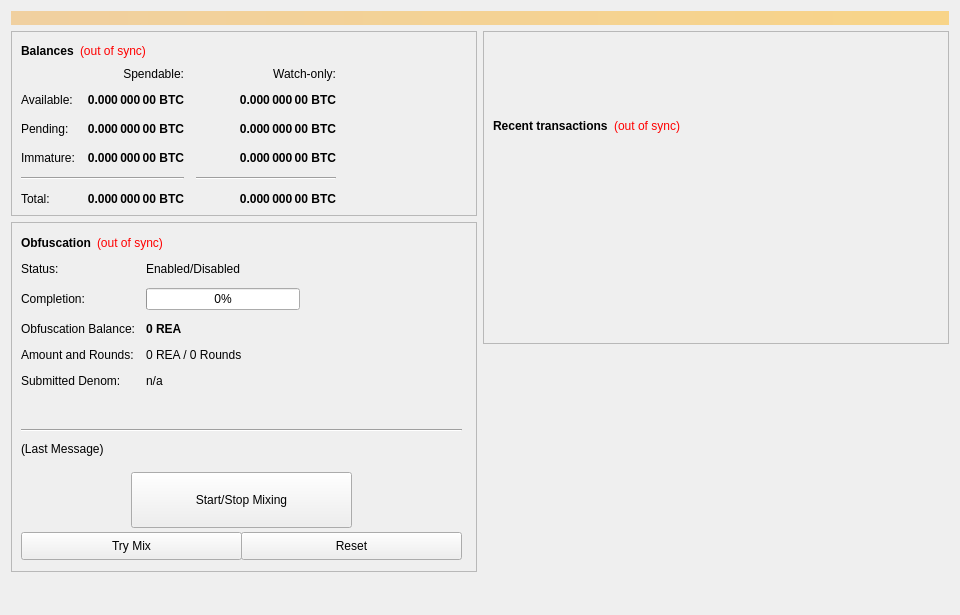
<?xml version="1.0" encoding="UTF-8"?>
<ui version="4.0">
 <class>OverviewPage</class>
 <widget class="QWidget" name="OverviewPage">
  <property name="geometry">
   <rect>
    <x>0</x>
    <y>0</y>
    <width>960</width>
    <height>615</height>
   </rect>
  </property>
  <property name="minimumSize">
   <size>
    <width>960</width>
    <height>0</height>
   </size>
  </property>
  <property name="windowTitle">
   <string>Form</string>
  </property>
  <layout class="QVBoxLayout" name="topLayout">
   <item>
    <widget class="QLabel" name="labelAlerts">
     <property name="visible">
      <bool>false</bool>
     </property>
     <property name="styleSheet">
      <string notr="true">background-color: qlineargradient(x1: 0, y1: 0, x2: 1, y2: 0, stop:0 #F0D0A0, stop:1 #F8D488); color:#000000;</string>
     </property>
     <property name="wordWrap">
      <bool>true</bool>
     </property>
     <property name="margin">
      <number>3</number>
     </property>
    </widget>
   </item>
   <item>
    <layout class="QHBoxLayout" name="horizontalLayout" stretch="1,1">
     <item>
      <layout class="QVBoxLayout" name="verticalLayout_2">
       <item>
        <widget class="QFrame" name="frame">
         <property name="frameShape">
          <enum>QFrame::StyledPanel</enum>
         </property>
         <property name="frameShadow">
          <enum>QFrame::Raised</enum>
         </property>
         <layout class="QVBoxLayout" name="verticalLayout_4">
          <item>
           <layout class="QHBoxLayout" name="horizontalLayout_4">
            <item>
             <widget class="QLabel" name="label_5">
              <property name="font">
               <font>
                <weight>75</weight>
                <bold>true</bold>
               </font>
              </property>
              <property name="text">
               <string>Balances</string>
              </property>
             </widget>
            </item>
            <item>
             <widget class="QLabel" name="labelWalletStatus">
              <property name="cursor">
               <cursorShape>WhatsThisCursor</cursorShape>
              </property>
              <property name="toolTip">
               <string>The displayed information may be out of date. Your wallet automatically synchronizes with the REA network after a connection is established, but this process has not completed yet.</string>
              </property>
              <property name="styleSheet">
               <string notr="true">QLabel { color: red; }</string>
              </property>
              <property name="text">
               <string notr="true">(out of sync)</string>
              </property>
              <property name="alignment">
               <set>Qt::AlignLeading|Qt::AlignLeft|Qt::AlignVCenter</set>
              </property>
             </widget>
            </item>
            <item>
             <spacer name="horizontalSpacer_3">
              <property name="orientation">
               <enum>Qt::Horizontal</enum>
              </property>
              <property name="sizeHint" stdset="0">
               <size>
                <width>40</width>
                <height>20</height>
               </size>
              </property>
             </spacer>
            </item>
           </layout>
          </item>
          <item>
           <layout class="QGridLayout" name="gridLayout">
            <property name="spacing">
             <number>12</number>
            </property>
            <item row="2" column="2">
             <widget class="QLabel" name="labelWatchPending">
              <property name="font">
               <font>
                <weight>75</weight>
                <bold>true</bold>
               </font>
              </property>
              <property name="cursor">
               <cursorShape>IBeamCursor</cursorShape>
              </property>
              <property name="toolTip">
               <string>Unconfirmed transactions to watch-only addresses</string>
              </property>
              <property name="text">
               <string notr="true">0.000 000 00 BTC</string>
              </property>
              <property name="alignment">
               <set>Qt::AlignRight|Qt::AlignTrailing|Qt::AlignVCenter</set>
              </property>
              <property name="textInteractionFlags">
               <set>Qt::LinksAccessibleByMouse|Qt::TextSelectableByKeyboard|Qt::TextSelectableByMouse</set>
              </property>
             </widget>
            </item>
            <item row="2" column="1">
             <widget class="QLabel" name="labelUnconfirmed">
              <property name="font">
               <font>
                <weight>75</weight>
                <bold>true</bold>
               </font>
              </property>
              <property name="cursor">
               <cursorShape>IBeamCursor</cursorShape>
              </property>
              <property name="toolTip">
               <string>Total of transactions that have yet to be confirmed, and do not yet count toward the spendable balance</string>
              </property>
              <property name="text">
               <string notr="true">0.000 000 00 BTC</string>
              </property>
              <property name="alignment">
               <set>Qt::AlignRight|Qt::AlignTrailing|Qt::AlignVCenter</set>
              </property>
              <property name="textInteractionFlags">
               <set>Qt::LinksAccessibleByMouse|Qt::TextSelectableByKeyboard|Qt::TextSelectableByMouse</set>
              </property>
             </widget>
            </item>
            <item row="3" column="2">
             <widget class="QLabel" name="labelWatchImmature">
              <property name="font">
               <font>
                <weight>75</weight>
                <bold>true</bold>
               </font>
              </property>
              <property name="cursor">
               <cursorShape>IBeamCursor</cursorShape>
              </property>
              <property name="toolTip">
               <string>Staked or masternode rewards in watch-only addresses that has not yet matured</string>
              </property>
              <property name="text">
               <string notr="true">0.000 000 00 BTC</string>
              </property>
              <property name="alignment">
               <set>Qt::AlignRight|Qt::AlignTrailing|Qt::AlignVCenter</set>
              </property>
              <property name="textInteractionFlags">
               <set>Qt::LinksAccessibleByMouse|Qt::TextSelectableByKeyboard|Qt::TextSelectableByMouse</set>
              </property>
             </widget>
            </item>
            <item row="4" column="0" colspan="2">
             <widget class="Line" name="lineSpendableBalance">
              <property name="orientation">
               <enum>Qt::Horizontal</enum>
              </property>
             </widget>
            </item>
            <item row="4" column="2">
             <widget class="Line" name="lineWatchBalance">
              <property name="sizePolicy">
               <sizepolicy hsizetype="Preferred" vsizetype="Fixed">
                <horstretch>0</horstretch>
                <verstretch>0</verstretch>
               </sizepolicy>
              </property>
              <property name="minimumSize">
               <size>
                <width>140</width>
                <height>0</height>
               </size>
              </property>
              <property name="orientation">
               <enum>Qt::Horizontal</enum>
              </property>
             </widget>
            </item>
            <item row="5" column="0">
             <widget class="QLabel" name="labelTotalText">
              <property name="text">
               <string>Total:</string>
              </property>
             </widget>
            </item>
            <item row="3" column="1">
             <widget class="QLabel" name="labelImmature">
              <property name="font">
               <font>
                <weight>75</weight>
                <bold>true</bold>
               </font>
              </property>
              <property name="cursor">
               <cursorShape>IBeamCursor</cursorShape>
              </property>
              <property name="toolTip">
               <string>Staked or masternode rewards that has not yet matured</string>
              </property>
              <property name="text">
               <string notr="true">0.000 000 00 BTC</string>
              </property>
              <property name="alignment">
               <set>Qt::AlignRight|Qt::AlignTrailing|Qt::AlignVCenter</set>
              </property>
              <property name="textInteractionFlags">
               <set>Qt::LinksAccessibleByMouse|Qt::TextSelectableByKeyboard|Qt::TextSelectableByMouse</set>
              </property>
             </widget>
            </item>
            <item row="2" column="3">
             <spacer name="horizontalSpacer_2">
              <property name="orientation">
               <enum>Qt::Horizontal</enum>
              </property>
              <property name="sizeHint" stdset="0">
               <size>
                <width>40</width>
                <height>20</height>
               </size>
              </property>
             </spacer>
            </item>
            <item row="3" column="0">
             <widget class="QLabel" name="labelImmatureText">
              <property name="text">
               <string>Immature:</string>
              </property>
             </widget>
            </item>
            <item row="5" column="1">
             <widget class="QLabel" name="labelTotal">
              <property name="font">
               <font>
                <weight>75</weight>
                <bold>true</bold>
               </font>
              </property>
              <property name="cursor">
               <cursorShape>IBeamCursor</cursorShape>
              </property>
              <property name="toolTip">
               <string>Your current total balance</string>
              </property>
              <property name="text">
               <string notr="true">0.000 000 00 BTC</string>
              </property>
              <property name="alignment">
               <set>Qt::AlignRight|Qt::AlignTrailing|Qt::AlignVCenter</set>
              </property>
              <property name="textInteractionFlags">
               <set>Qt::LinksAccessibleByMouse|Qt::TextSelectableByKeyboard|Qt::TextSelectableByMouse</set>
              </property>
             </widget>
            </item>
            <item row="5" column="2">
             <widget class="QLabel" name="labelWatchTotal">
              <property name="font">
               <font>
                <weight>75</weight>
                <bold>true</bold>
               </font>
              </property>
              <property name="cursor">
               <cursorShape>IBeamCursor</cursorShape>
              </property>
              <property name="toolTip">
               <string>Current total balance in watch-only addresses</string>
              </property>
              <property name="text">
               <string notr="true">0.000 000 00 BTC</string>
              </property>
              <property name="alignment">
               <set>Qt::AlignRight|Qt::AlignTrailing|Qt::AlignVCenter</set>
              </property>
              <property name="textInteractionFlags">
               <set>Qt::LinksAccessibleByMouse|Qt::TextSelectableByKeyboard|Qt::TextSelectableByMouse</set>
              </property>
             </widget>
            </item>
            <item row="0" column="2">
             <widget class="QLabel" name="labelWatchonly">
              <property name="text">
               <string>Watch-only:</string>
              </property>
              <property name="alignment">
               <set>Qt::AlignRight|Qt::AlignTrailing|Qt::AlignVCenter</set>
              </property>
             </widget>
            </item>
            <item row="1" column="0">
             <widget class="QLabel" name="labelBalanceText">
              <property name="text">
               <string>Available:</string>
              </property>
             </widget>
            </item>
            <item row="1" column="1">
             <widget class="QLabel" name="labelBalance">
              <property name="font">
               <font>
                <weight>75</weight>
                <bold>true</bold>
               </font>
              </property>
              <property name="cursor">
               <cursorShape>IBeamCursor</cursorShape>
              </property>
              <property name="toolTip">
               <string>Your current spendable balance</string>
              </property>
              <property name="text">
               <string notr="true">0.000 000 00 BTC</string>
              </property>
              <property name="alignment">
               <set>Qt::AlignRight|Qt::AlignTrailing|Qt::AlignVCenter</set>
              </property>
              <property name="textInteractionFlags">
               <set>Qt::LinksAccessibleByMouse|Qt::TextSelectableByKeyboard|Qt::TextSelectableByMouse</set>
              </property>
             </widget>
            </item>
            <item row="1" column="2">
             <widget class="QLabel" name="labelWatchAvailable">
              <property name="font">
               <font>
                <weight>75</weight>
                <bold>true</bold>
               </font>
              </property>
              <property name="cursor">
               <cursorShape>IBeamCursor</cursorShape>
              </property>
              <property name="toolTip">
               <string>Your current balance in watch-only addresses</string>
              </property>
              <property name="text">
               <string notr="true">0.000 000 00 BTC</string>
              </property>
              <property name="alignment">
               <set>Qt::AlignRight|Qt::AlignTrailing|Qt::AlignVCenter</set>
              </property>
              <property name="textInteractionFlags">
               <set>Qt::LinksAccessibleByMouse|Qt::TextSelectableByKeyboard|Qt::TextSelectableByMouse</set>
              </property>
             </widget>
            </item>
            <item row="2" column="0">
             <widget class="QLabel" name="labelPendingText">
              <property name="text">
               <string>Pending:</string>
              </property>
             </widget>
            </item>
            <item row="0" column="1">
             <widget class="QLabel" name="labelSpendable">
              <property name="text">
               <string>Spendable:</string>
              </property>
              <property name="alignment">
               <set>Qt::AlignRight|Qt::AlignTrailing|Qt::AlignVCenter</set>
              </property>
             </widget>
            </item>
           </layout>
          </item>
         </layout>
        </widget>
       </item>
       <item>
        <widget class="QFrame" name="frameObfuscation">
         <property name="minimumSize">
          <size>
           <width>0</width>
           <height>350</height>
          </size>
         </property>
         <property name="layoutDirection">
          <enum>Qt::LeftToRight</enum>
         </property>
         <property name="frameShape">
          <enum>QFrame::StyledPanel</enum>
         </property>
         <property name="frameShadow">
          <enum>QFrame::Raised</enum>
         </property>
         <widget class="QWidget" name="formLayoutWidget">
          <property name="geometry">
           <rect>
            <x>10</x>
            <y>40</y>
            <width>451</width>
            <height>161</height>
           </rect>
          </property>
          <layout class="QFormLayout" name="formLayout">
           <property name="fieldGrowthPolicy">
            <enum>QFormLayout::AllNonFixedFieldsGrow</enum>
           </property>
           <property name="horizontalSpacing">
            <number>11</number>
           </property>
           <property name="verticalSpacing">
            <number>12</number>
           </property>
           <item row="0" column="0">
            <widget class="QLabel" name="label_6">
             <property name="text">
              <string>Status:</string>
             </property>
            </widget>
           </item>
           <item row="1" column="0">
            <widget class="QLabel" name="label_7">
             <property name="text">
              <string>Completion:</string>
             </property>
            </widget>
           </item>
           <item row="1" column="1">
            <widget class="QProgressBar" name="obfuscationProgress">
             <property name="maximumSize">
              <size>
               <width>154</width>
               <height>16777215</height>
              </size>
             </property>
             <property name="value">
              <number>0</number>
             </property>
            </widget>
           </item>
           <item row="2" column="0">
            <widget class="QLabel" name="labelAnonymizedText">
             <property name="text">
              <string>Obfuscation Balance:</string>
             </property>
            </widget>
           </item>
           <item row="2" column="1">
            <widget class="QLabel" name="labelAnonymized">
             <property name="font">
              <font>
               <weight>75</weight>
               <bold>true</bold>
              </font>
             </property>
             <property name="text">
              <string notr="true">0 REA</string>
             </property>
            </widget>
           </item>
           <item row="3" column="0">
            <widget class="QLabel" name="label_8">
             <property name="text">
              <string>Amount and Rounds:</string>
             </property>
            </widget>
           </item>
           <item row="3" column="1">
            <widget class="QLabel" name="labelAmountRounds">
             <property name="text">
              <string>0 REA / 0 Rounds</string>
             </property>
            </widget>
           </item>
           <item row="4" column="0">
            <widget class="QLabel" name="label_9">
             <property name="text">
              <string>Submitted Denom:</string>
             </property>
            </widget>
           </item>
           <item row="4" column="1">
            <widget class="QLabel" name="labelSubmittedDenom">
             <property name="toolTip">
              <string>The denominations you submitted to the Masternode.&lt;br&gt;To mix, other users must submit the exact same denominations.</string>
             </property>
             <property name="text">
              <string>n/a</string>
             </property>
            </widget>
           </item>
           <item row="0" column="1">
            <widget class="QLabel" name="obfuscationEnabled">
             <property name="text">
              <string>Enabled/Disabled</string>
             </property>
            </widget>
           </item>
          </layout>
         </widget>
         <widget class="QPushButton" name="runAutoDenom">
          <property name="geometry">
           <rect>
            <x>251</x>
            <y>17</y>
            <width>1</width>
            <height>1</height>
           </rect>
          </property>
          <property name="palette">
           <palette>
            <active>
             <colorrole role="WindowText">
              <brush brushstyle="SolidPattern">
               <color alpha="255">
                <red>0</red>
                <green>0</green>
                <blue>0</blue>
               </color>
              </brush>
             </colorrole>
             <colorrole role="Button">
              <brush brushstyle="SolidPattern">
               <color alpha="255">
                <red>239</red>
                <green>238</green>
                <blue>238</blue>
               </color>
              </brush>
             </colorrole>
             <colorrole role="Light">
              <brush brushstyle="SolidPattern">
               <color alpha="255">
                <red>255</red>
                <green>255</green>
                <blue>255</blue>
               </color>
              </brush>
             </colorrole>
             <colorrole role="Midlight">
              <brush brushstyle="SolidPattern">
               <color alpha="255">
                <red>247</red>
                <green>246</green>
                <blue>246</blue>
               </color>
              </brush>
             </colorrole>
             <colorrole role="Dark">
              <brush brushstyle="SolidPattern">
               <color alpha="255">
                <red>119</red>
                <green>119</green>
                <blue>119</blue>
               </color>
              </brush>
             </colorrole>
             <colorrole role="Mid">
              <brush brushstyle="SolidPattern">
               <color alpha="255">
                <red>159</red>
                <green>159</green>
                <blue>159</blue>
               </color>
              </brush>
             </colorrole>
             <colorrole role="Text">
              <brush brushstyle="SolidPattern">
               <color alpha="255">
                <red>0</red>
                <green>0</green>
                <blue>0</blue>
               </color>
              </brush>
             </colorrole>
             <colorrole role="BrightText">
              <brush brushstyle="SolidPattern">
               <color alpha="255">
                <red>255</red>
                <green>255</green>
                <blue>255</blue>
               </color>
              </brush>
             </colorrole>
             <colorrole role="ButtonText">
              <brush brushstyle="SolidPattern">
               <color alpha="255">
                <red>0</red>
                <green>0</green>
                <blue>0</blue>
               </color>
              </brush>
             </colorrole>
             <colorrole role="Base">
              <brush brushstyle="SolidPattern">
               <color alpha="255">
                <red>255</red>
                <green>255</green>
                <blue>255</blue>
               </color>
              </brush>
             </colorrole>
             <colorrole role="Window">
              <brush brushstyle="SolidPattern">
               <color alpha="255">
                <red>239</red>
                <green>238</green>
                <blue>238</blue>
               </color>
              </brush>
             </colorrole>
             <colorrole role="Shadow">
              <brush brushstyle="SolidPattern">
               <color alpha="255">
                <red>0</red>
                <green>0</green>
                <blue>0</blue>
               </color>
              </brush>
             </colorrole>
             <colorrole role="AlternateBase">
              <brush brushstyle="SolidPattern">
               <color alpha="255">
                <red>247</red>
                <green>246</green>
                <blue>246</blue>
               </color>
              </brush>
             </colorrole>
             <colorrole role="ToolTipBase">
              <brush brushstyle="SolidPattern">
               <color alpha="255">
                <red>255</red>
                <green>255</green>
                <blue>220</blue>
               </color>
              </brush>
             </colorrole>
             <colorrole role="ToolTipText">
              <brush brushstyle="SolidPattern">
               <color alpha="255">
                <red>0</red>
                <green>0</green>
                <blue>0</blue>
               </color>
              </brush>
             </colorrole>
            </active>
            <inactive>
             <colorrole role="WindowText">
              <brush brushstyle="SolidPattern">
               <color alpha="255">
                <red>0</red>
                <green>0</green>
                <blue>0</blue>
               </color>
              </brush>
             </colorrole>
             <colorrole role="Button">
              <brush brushstyle="SolidPattern">
               <color alpha="255">
                <red>239</red>
                <green>238</green>
                <blue>238</blue>
               </color>
              </brush>
             </colorrole>
             <colorrole role="Light">
              <brush brushstyle="SolidPattern">
               <color alpha="255">
                <red>255</red>
                <green>255</green>
                <blue>255</blue>
               </color>
              </brush>
             </colorrole>
             <colorrole role="Midlight">
              <brush brushstyle="SolidPattern">
               <color alpha="255">
                <red>247</red>
                <green>246</green>
                <blue>246</blue>
               </color>
              </brush>
             </colorrole>
             <colorrole role="Dark">
              <brush brushstyle="SolidPattern">
               <color alpha="255">
                <red>119</red>
                <green>119</green>
                <blue>119</blue>
               </color>
              </brush>
             </colorrole>
             <colorrole role="Mid">
              <brush brushstyle="SolidPattern">
               <color alpha="255">
                <red>159</red>
                <green>159</green>
                <blue>159</blue>
               </color>
              </brush>
             </colorrole>
             <colorrole role="Text">
              <brush brushstyle="SolidPattern">
               <color alpha="255">
                <red>0</red>
                <green>0</green>
                <blue>0</blue>
               </color>
              </brush>
             </colorrole>
             <colorrole role="BrightText">
              <brush brushstyle="SolidPattern">
               <color alpha="255">
                <red>255</red>
                <green>255</green>
                <blue>255</blue>
               </color>
              </brush>
             </colorrole>
             <colorrole role="ButtonText">
              <brush brushstyle="SolidPattern">
               <color alpha="255">
                <red>0</red>
                <green>0</green>
                <blue>0</blue>
               </color>
              </brush>
             </colorrole>
             <colorrole role="Base">
              <brush brushstyle="SolidPattern">
               <color alpha="255">
                <red>255</red>
                <green>255</green>
                <blue>255</blue>
               </color>
              </brush>
             </colorrole>
             <colorrole role="Window">
              <brush brushstyle="SolidPattern">
               <color alpha="255">
                <red>239</red>
                <green>238</green>
                <blue>238</blue>
               </color>
              </brush>
             </colorrole>
             <colorrole role="Shadow">
              <brush brushstyle="SolidPattern">
               <color alpha="255">
                <red>0</red>
                <green>0</green>
                <blue>0</blue>
               </color>
              </brush>
             </colorrole>
             <colorrole role="AlternateBase">
              <brush brushstyle="SolidPattern">
               <color alpha="255">
                <red>247</red>
                <green>246</green>
                <blue>246</blue>
               </color>
              </brush>
             </colorrole>
             <colorrole role="ToolTipBase">
              <brush brushstyle="SolidPattern">
               <color alpha="255">
                <red>255</red>
                <green>255</green>
                <blue>220</blue>
               </color>
              </brush>
             </colorrole>
             <colorrole role="ToolTipText">
              <brush brushstyle="SolidPattern">
               <color alpha="255">
                <red>0</red>
                <green>0</green>
                <blue>0</blue>
               </color>
              </brush>
             </colorrole>
            </inactive>
            <disabled>
             <colorrole role="WindowText">
              <brush brushstyle="SolidPattern">
               <color alpha="255">
                <red>119</red>
                <green>119</green>
                <blue>119</blue>
               </color>
              </brush>
             </colorrole>
             <colorrole role="Button">
              <brush brushstyle="SolidPattern">
               <color alpha="255">
                <red>239</red>
                <green>238</green>
                <blue>238</blue>
               </color>
              </brush>
             </colorrole>
             <colorrole role="Light">
              <brush brushstyle="SolidPattern">
               <color alpha="255">
                <red>255</red>
                <green>255</green>
                <blue>255</blue>
               </color>
              </brush>
             </colorrole>
             <colorrole role="Midlight">
              <brush brushstyle="SolidPattern">
               <color alpha="255">
                <red>247</red>
                <green>246</green>
                <blue>246</blue>
               </color>
              </brush>
             </colorrole>
             <colorrole role="Dark">
              <brush brushstyle="SolidPattern">
               <color alpha="255">
                <red>119</red>
                <green>119</green>
                <blue>119</blue>
               </color>
              </brush>
             </colorrole>
             <colorrole role="Mid">
              <brush brushstyle="SolidPattern">
               <color alpha="255">
                <red>159</red>
                <green>159</green>
                <blue>159</blue>
               </color>
              </brush>
             </colorrole>
             <colorrole role="Text">
              <brush brushstyle="SolidPattern">
               <color alpha="255">
                <red>119</red>
                <green>119</green>
                <blue>119</blue>
               </color>
              </brush>
             </colorrole>
             <colorrole role="BrightText">
              <brush brushstyle="SolidPattern">
               <color alpha="255">
                <red>255</red>
                <green>255</green>
                <blue>255</blue>
               </color>
              </brush>
             </colorrole>
             <colorrole role="ButtonText">
              <brush brushstyle="SolidPattern">
               <color alpha="255">
                <red>119</red>
                <green>119</green>
                <blue>119</blue>
               </color>
              </brush>
             </colorrole>
             <colorrole role="Base">
              <brush brushstyle="SolidPattern">
               <color alpha="255">
                <red>239</red>
                <green>238</green>
                <blue>238</blue>
               </color>
              </brush>
             </colorrole>
             <colorrole role="Window">
              <brush brushstyle="SolidPattern">
               <color alpha="255">
                <red>239</red>
                <green>238</green>
                <blue>238</blue>
               </color>
              </brush>
             </colorrole>
             <colorrole role="Shadow">
              <brush brushstyle="SolidPattern">
               <color alpha="255">
                <red>0</red>
                <green>0</green>
                <blue>0</blue>
               </color>
              </brush>
             </colorrole>
             <colorrole role="AlternateBase">
              <brush brushstyle="SolidPattern">
               <color alpha="255">
                <red>239</red>
                <green>238</green>
                <blue>238</blue>
               </color>
              </brush>
             </colorrole>
             <colorrole role="ToolTipBase">
              <brush brushstyle="SolidPattern">
               <color alpha="255">
                <red>255</red>
                <green>255</green>
                <blue>220</blue>
               </color>
              </brush>
             </colorrole>
             <colorrole role="ToolTipText">
              <brush brushstyle="SolidPattern">
               <color alpha="255">
                <red>0</red>
                <green>0</green>
                <blue>0</blue>
               </color>
              </brush>
             </colorrole>
            </disabled>
           </palette>
          </property>
          <property name="focusPolicy">
           <enum>Qt::NoFocus</enum>
          </property>
          <property name="autoFillBackground">
           <bool>true</bool>
          </property>
          <property name="text">
           <string/>
          </property>
          <property name="flat">
           <bool>true</bool>
          </property>
         </widget>
         <widget class="QPushButton" name="toggleObfuscation">
          <property name="geometry">
           <rect>
            <x>120</x>
            <y>250</y>
            <width>221</width>
            <height>56</height>
           </rect>
          </property>
          <property name="sizePolicy">
           <sizepolicy hsizetype="MinimumExpanding" vsizetype="Fixed">
            <horstretch>0</horstretch>
            <verstretch>0</verstretch>
           </sizepolicy>
          </property>
          <property name="text">
           <string>Start/Stop Mixing</string>
          </property>
         </widget>
         <widget class="Line" name="lineLastMessage">
          <property name="geometry">
           <rect>
            <x>10</x>
            <y>200</y>
            <width>441</width>
            <height>16</height>
           </rect>
          </property>
          <property name="orientation">
           <enum>Qt::Horizontal</enum>
          </property>
         </widget>
         <widget class="QLabel" name="obfuscationStatus">
          <property name="geometry">
           <rect>
            <x>10</x>
            <y>220</y>
            <width>451</width>
            <height>61</height>
           </rect>
          </property>
          <property name="minimumSize">
           <size>
            <width>288</width>
            <height>43</height>
           </size>
          </property>
          <property name="text">
           <string>(Last Message)</string>
          </property>
          <property name="alignment">
           <set>Qt::AlignLeading|Qt::AlignLeft|Qt::AlignTop</set>
          </property>
          <property name="wordWrap">
           <bool>true</bool>
          </property>
         </widget>
         <widget class="QPushButton" name="obfuscationAuto">
          <property name="geometry">
           <rect>
            <x>10</x>
            <y>310</y>
            <width>221</width>
            <height>28</height>
           </rect>
          </property>
          <property name="sizePolicy">
           <sizepolicy hsizetype="MinimumExpanding" vsizetype="Fixed">
            <horstretch>0</horstretch>
            <verstretch>0</verstretch>
           </sizepolicy>
          </property>
          <property name="toolTip">
           <string>Try to manually submit a Obfuscation request.</string>
          </property>
          <property name="text">
           <string>Try Mix</string>
          </property>
         </widget>
         <widget class="QPushButton" name="obfuscationReset">
          <property name="geometry">
           <rect>
            <x>230</x>
            <y>310</y>
            <width>221</width>
            <height>28</height>
           </rect>
          </property>
          <property name="sizePolicy">
           <sizepolicy hsizetype="MinimumExpanding" vsizetype="Fixed">
            <horstretch>0</horstretch>
            <verstretch>0</verstretch>
           </sizepolicy>
          </property>
          <property name="toolTip">
           <string>Reset the current status of Obfuscation (can interrupt Obfuscation if it's in the process of Mixing, which can cost you money!)</string>
          </property>
          <property name="autoFillBackground">
           <bool>false</bool>
          </property>
          <property name="text">
           <string>Reset</string>
          </property>
         </widget>
         <widget class="QWidget" name="layoutWidget">
          <property name="geometry">
           <rect>
            <x>10</x>
            <y>10</y>
            <width>431</width>
            <height>22</height>
           </rect>
          </property>
          <layout class="QHBoxLayout" name="horizontalLayout_5">
           <item>
            <widget class="QLabel" name="label_2">
             <property name="font">
              <font>
               <weight>75</weight>
               <bold>true</bold>
              </font>
             </property>
             <property name="text">
              <string>Obfuscation</string>
             </property>
            </widget>
           </item>
           <item>
            <widget class="QLabel" name="labelObfuscationSyncStatus">
             <property name="toolTip">
              <string>The displayed information may be out of date. Your wallet automatically synchronizes with the REA network after a connection is established, but this process has not completed yet.</string>
             </property>
             <property name="styleSheet">
              <string notr="true">QLabel { color: red; }</string>
             </property>
             <property name="text">
              <string notr="true">(out of sync)</string>
             </property>
             <property name="alignment">
              <set>Qt::AlignLeading|Qt::AlignLeft|Qt::AlignVCenter</set>
             </property>
            </widget>
           </item>
           <item>
            <spacer name="horizontalSpacer_4">
             <property name="orientation">
              <enum>Qt::Horizontal</enum>
             </property>
             <property name="sizeHint" stdset="0">
              <size>
               <width>40</width>
               <height>20</height>
              </size>
             </property>
            </spacer>
           </item>
          </layout>
         </widget>
        </widget>
       </item>
       <item>
        <spacer name="verticalSpacer">
         <property name="orientation">
          <enum>Qt::Vertical</enum>
         </property>
         <property name="sizeHint" stdset="0">
          <size>
           <width>20</width>
           <height>40</height>
          </size>
         </property>
        </spacer>
       </item>
      </layout>
     </item>
     <item>
      <layout class="QVBoxLayout" name="verticalLayout_3">
       <item>
        <widget class="QFrame" name="frame_2">
         <property name="frameShape">
          <enum>QFrame::StyledPanel</enum>
         </property>
         <property name="frameShadow">
          <enum>QFrame::Raised</enum>
         </property>
         <layout class="QVBoxLayout" name="verticalLayout">
          <item>
           <spacer name="verticalSpacer_3">
            <property name="orientation">
             <enum>Qt::Vertical</enum>
            </property>
            <property name="sizeType">
             <enum>QSizePolicy::Fixed</enum>
            </property>
            <property name="sizeHint" stdset="0">
             <size>
              <width>20</width>
              <height>75</height>
             </size>
            </property>
           </spacer>
          </item>
          <item>
           <layout class="QHBoxLayout" name="horizontalLayout_2">
            <item>
             <widget class="QLabel" name="label_4">
              <property name="font">
               <font>
                <weight>75</weight>
                <bold>true</bold>
               </font>
              </property>
              <property name="text">
               <string>Recent transactions</string>
              </property>
             </widget>
            </item>
            <item>
             <widget class="QLabel" name="labelTransactionsStatus">
              <property name="cursor">
               <cursorShape>WhatsThisCursor</cursorShape>
              </property>
              <property name="toolTip">
               <string>The displayed information may be out of date. Your wallet automatically synchronizes with the REA network after a connection is established, but this process has not completed yet.</string>
              </property>
              <property name="styleSheet">
               <string notr="true">QLabel { color: red; }</string>
              </property>
              <property name="text">
               <string notr="true">(out of sync)</string>
              </property>
              <property name="alignment">
               <set>Qt::AlignRight|Qt::AlignTrailing|Qt::AlignVCenter</set>
              </property>
             </widget>
            </item>
            <item>
             <spacer name="horizontalSpacer">
              <property name="orientation">
               <enum>Qt::Horizontal</enum>
              </property>
              <property name="sizeHint" stdset="0">
               <size>
                <width>40</width>
                <height>20</height>
               </size>
              </property>
             </spacer>
            </item>
           </layout>
          </item>
          <item>
           <widget class="QListView" name="listTransactions">
            <property name="styleSheet">
             <string notr="true">QListView { background: transparent; }</string>
            </property>
            <property name="frameShape">
             <enum>QFrame::NoFrame</enum>
            </property>
            <property name="verticalScrollBarPolicy">
             <enum>Qt::ScrollBarAlwaysOff</enum>
            </property>
            <property name="horizontalScrollBarPolicy">
             <enum>Qt::ScrollBarAlwaysOff</enum>
            </property>
            <property name="selectionMode">
             <enum>QAbstractItemView::NoSelection</enum>
            </property>
           </widget>
          </item>
         </layout>
        </widget>
       </item>
       <item>
        <spacer name="verticalSpacer_2">
         <property name="orientation">
          <enum>Qt::Vertical</enum>
         </property>
         <property name="sizeType">
          <enum>QSizePolicy::Expanding</enum>
         </property>
         <property name="sizeHint" stdset="0">
          <size>
           <width>20</width>
           <height>40</height>
          </size>
         </property>
        </spacer>
       </item>
      </layout>
     </item>
    </layout>
   </item>
  </layout>
 </widget>
 <resources/>
 <connections/>
</ui>
